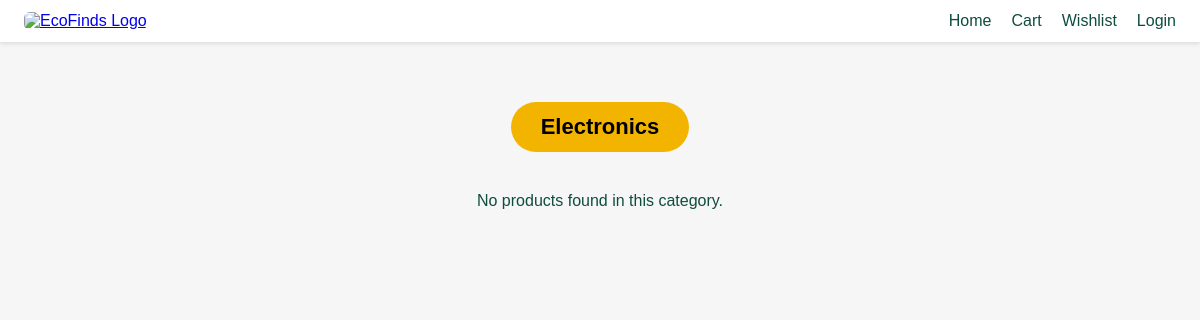
Page /categories/Electronics on the earlier database version.
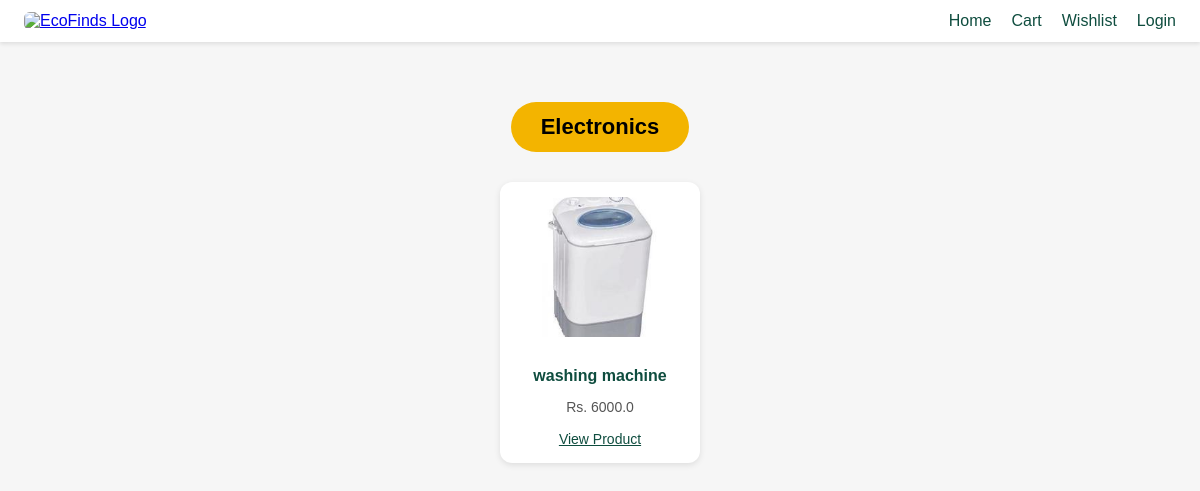
Same page on the later database version.
### models.py (models this page shows)
class Product(db.Model):
    id = db.Column(db.Integer, primary_key=True)
    title = db.Column(db.String(100), nullable=False)
    description = db.Column(db.Text, nullable=False)
    price = db.Column(db.Float, nullable=False)
    category = db.Column(db.String(50))
    image = db.Column(db.String(100))
    created_at = db.Column(db.DateTime, default=datetime.utcnow)
    seller_id = db.Column(db.Integer, db.ForeignKey('user.id'))
    is_auction = db.Column(db.Boolean, default=False)
    auction = db.relationship('Auction', backref='product', uselist=False)

### product_routes.py (the view)
@product_bp.route('/categories/<string:category_name>')
def category_page(category_name):
    products = Product.query.filter(Product.category.ilike(category_name)).all()
    return render_template('category_page.html', category=category_name, products=products)

### templates/category_page.html (shortened to what this page needs)
{% extends "base.html" %}
{% block content %}
<div class="category-heading">{{ category }}</div>
{% if products %}
  <div class="product-grid">
    {% for product in products %}
    <div class="product-card">
      <img src="{{ url_for('static', filename='uploads/' ~ product.image) }}" alt="{{ product.title }}">
      <h3>{{ product.title }}</h3>
      <p>Rs. {{ product.price }}</p>
      <a href="{{ url_for('product_bp.product_detail', product_id=product.id) }}">View Product</a>
    </div>
    {% endfor %}
  </div>
{% else %}
  <p style="text-align: center; margin-top: 40px;">No products found in this category.</p>
{% endif %}
{% endblock %}

Differences in the rows shown:
added Product: category "Electronics", image (picture), title "washing machine", price "6000.0"
Other differences:
{{ category }}: "Electronics" → (not shown)
text no longer shown: "No products found in this category."
